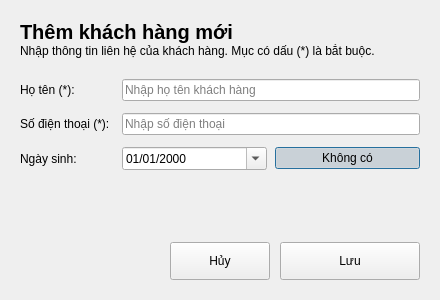
<?xml version="1.0" encoding="UTF-8"?>
<ui version="4.0">
 <class>CustomerFormDialog</class>
 <widget class="QDialog" name="CustomerFormDialog">
 <property name="styleSheet">
  <string notr="true">QDialog#CustomerFormDialog {
    background-color: #ffffff;
    color: #0f172a;
    font-family: &quot;Segoe UI&quot;, Arial, sans-serif;
}
QWidget {
    font-family: &quot;Segoe UI&quot;, Arial, sans-serif;
}
QLabel {
    background-color: transparent;
    border: none;
    color: #0f172a;
}

QLineEdit,
QComboBox,
QDateEdit,
QSpinBox,
QDoubleSpinBox {
    background-color: #ffffff;
    border: 1px solid #e2e8f0;
    border-radius: 8px;
    padding: 0px 12px;
    min-height: 38px;
    font-size: 13px;
    color: #0f172a;
    selection-background-color: #1d4ed8;
    selection-color: #ffffff;
}
QTextEdit {
    background-color: #ffffff;
    border: 1px solid #e2e8f0;
    border-radius: 8px;
    padding: 8px 10px;
    font-size: 13px;
    color: #0f172a;
    selection-background-color: #1d4ed8;
    selection-color: #ffffff;
}
QLineEdit:hover,
QComboBox:hover,
QDateEdit:hover,
QSpinBox:hover,
QDoubleSpinBox:hover,
QTextEdit:hover {
    border: 1px solid #cbd5e1;
}
QLineEdit:focus,
QComboBox:focus,
QDateEdit:focus,
QSpinBox:focus,
QDoubleSpinBox:focus,
QTextEdit:focus {
    border: 1px solid #1d4ed8;
}
QLineEdit:disabled,
QComboBox:disabled,
QDateEdit:disabled,
QSpinBox:disabled,
QDoubleSpinBox:disabled {
    background-color: #f8fafc;
    color: #94a3b8;
}
QComboBox::drop-down {
    subcontrol-origin: padding;
    subcontrol-position: center right;
    border: none;
    background-color: transparent;
    width: 26px;
}
QComboBox::down-arrow {
    image: url(assets/images/chevron-down.png);
    width: 10px;
    height: 10px;
}
QComboBox::down-arrow:on {
    image: url(assets/images/chevron-up.png);
}
QComboBox QAbstractItemView {
    background-color: #ffffff;
    border: 1px solid #e2e8f0;
    border-radius: 8px;
    padding: 4px;
    outline: none;
    selection-background-color: #eff6ff;
    selection-color: #1d4ed8;
}
QSpinBox::up-button,
QSpinBox::down-button,
QDoubleSpinBox::up-button,
QDoubleSpinBox::down-button,
QDateEdit::up-button,
QDateEdit::down-button {
    subcontrol-origin: border;
    width: 20px;
    border: none;
    background-color: transparent;
}
QSpinBox::up-button,
QDoubleSpinBox::up-button,
QDateEdit::up-button {
    subcontrol-position: top right;
}
QSpinBox::down-button,
QDoubleSpinBox::down-button,
QDateEdit::down-button {
    subcontrol-position: bottom right;
}
QSpinBox::up-button:hover,
QSpinBox::down-button:hover,
QDoubleSpinBox::up-button:hover,
QDoubleSpinBox::down-button:hover,
QDateEdit::up-button:hover,
QDateEdit::down-button:hover {
    background-color: #f1f5f9;
}
QSpinBox::up-arrow,
QDoubleSpinBox::up-arrow,
QDateEdit::up-arrow {
    image: url(assets/images/chevron-up.png);
    width: 9px;
    height: 9px;
}
QSpinBox::down-arrow,
QDoubleSpinBox::down-arrow,
QDateEdit::down-arrow {
    image: url(assets/images/chevron-down.png);
    width: 9px;
    height: 9px;
}
QCheckBox {
    background-color: transparent;
    color: #334155;
    font-size: 13px;
    font-weight: bold;
    spacing: 8px;
}
QCheckBox::indicator {
    width: 16px;
    height: 16px;
    border: 1px solid #cbd5e1;
    border-radius: 4px;
    background-color: #ffffff;
}
QCheckBox::indicator:hover {
    border: 1px solid #1d4ed8;
}
QCheckBox::indicator:checked {
    background-color: #1d4ed8;
    border: 1px solid #1d4ed8;
}

QPushButton {
    background-color: #ffffff;
    color: #64748b;
    border: 1px solid #e2e8f0;
    border-radius: 8px;
    padding: 0px 16px;
    min-height: 38px;
    font-size: 12px;
    font-weight: bold;
}
QPushButton:hover {
    background-color: #eff6ff;
    color: #1d4ed8;
    border: 1px solid #1d4ed8;
}
QPushButton:pressed {
    background-color: #dbeafe;
}
QPushButton:disabled {
    background-color: #f8fafc;
    color: #cbd5e1;
    border: 1px solid #e2e8f0;
}
QPushButton#RowActionButton {
    background-color: transparent;
    border: none;
    border-radius: 6px;
    padding: 0px;
    min-width: 28px;
    max-width: 28px;
    min-height: 28px;
    max-height: 28px;
}
QPushButton#RowActionButton:hover {
    background-color: #eff6ff;
}
QPushButton#RowActionButton:pressed {
    background-color: #dbeafe;
}

QTableWidget {
    background-color: transparent;
    border: none;
    gridline-color: #f1f5f9;
    font-size: 13px;
    color: #334155;
    outline: none;
}
QTableWidget::item {
    padding: 8px;
    border-bottom: 1px solid #f1f5f9;
}
QTableWidget::item:selected {
    background-color: #eff6ff;
    color: #1d4ed8;
}
QHeaderView {
    background-color: #f8fafc;
    border: none;
    border-bottom: 1px solid #e2e8f0;
}
QHeaderView::section {
    background-color: #f8fafc;
    color: #64748b;
    font-size: 11px;
    font-weight: 700;
    padding: 10px 8px;
    border: none;
    border-bottom: 1px solid #e2e8f0;
}
QTableCornerButton::section {
    background-color: #f8fafc;
    border: none;
}

QLabel[badge=&quot;info&quot;] {
    background-color: #dbeafe;
    color: #1d4ed8;
    border-radius: 6px;
    padding: 3px 10px;
    font-size: 11px;
    font-weight: 700;
}
QLabel[badge=&quot;success&quot;] {
    background-color: #d1fae5;
    color: #059669;
    border-radius: 6px;
    padding: 3px 10px;
    font-size: 11px;
    font-weight: 700;
}
QLabel[badge=&quot;warning&quot;] {
    background-color: #ffedd5;
    color: #ea580c;
    border-radius: 6px;
    padding: 3px 10px;
    font-size: 11px;
    font-weight: 700;
}
QLabel[badge=&quot;danger&quot;] {
    background-color: #fee2e2;
    color: #dc2626;
    border-radius: 6px;
    padding: 3px 10px;
    font-size: 11px;
    font-weight: 700;
}
QLabel[badge=&quot;neutral&quot;] {
    background-color: #e2e8f0;
    color: #64748b;
    border-radius: 6px;
    padding: 3px 10px;
    font-size: 11px;
    font-weight: 700;
}
QLabel[badge=&quot;violet&quot;] {
    background-color: #ede9fe;
    color: #6d28d9;
    border-radius: 6px;
    padding: 3px 10px;
    font-size: 11px;
    font-weight: 700;
}
QLabel[trend=&quot;up&quot;] {
    background-color: #ecfdf5;
    color: #059669;
    border-radius: 4px;
    padding: 2px 6px;
    font-size: 11px;
    font-weight: 700;
}
QLabel[trend=&quot;down&quot;] {
    background-color: #fef2f2;
    color: #dc2626;
    border-radius: 4px;
    padding: 2px 6px;
    font-size: 11px;
    font-weight: 700;
}
QLabel[trend=&quot;flat&quot;] {
    background-color: #f1f5f9;
    color: #64748b;
    border-radius: 4px;
    padding: 2px 6px;
    font-size: 11px;
    font-weight: 700;
}
QLabel[state=&quot;up&quot;] {
    color: #10b981;
    font-weight: bold;
}
QLabel[state=&quot;down&quot;] {
    color: #ef4444;
    font-weight: bold;
}
QLabel[state=&quot;flat&quot;] {
    color: #64748b;
    font-weight: bold;
}
QLabel[state=&quot;warning&quot;] {
    color: #eab308;
    font-weight: bold;
}
QLabel[state=&quot;safe&quot;] {
    color: #10b981;
}

QScrollArea {
    background-color: transparent;
    border: none;
}
QScrollArea &gt; QWidget &gt; QWidget {
    background-color: transparent;
}
QAbstractScrollArea::viewport {
    background-color: transparent;
}
QScrollBar:vertical {
    background-color: transparent;
    width: 10px;
    margin: 0px;
    border: none;
}
QScrollBar::handle:vertical {
    background-color: #cbd5e1;
    min-height: 35px;
    border-radius: 5px;
}
QScrollBar::handle:vertical:hover {
    background-color: #94a3b8;
}
QScrollBar::handle:vertical:pressed {
    background-color: #64748b;
}
QScrollBar::add-line:vertical,
QScrollBar::sub-line:vertical {
    height: 0px;
    width: 0px;
    background: transparent;
    border: none;
}
QScrollBar::up-arrow:vertical,
QScrollBar::down-arrow:vertical {
    width: 0px;
    height: 0px;
    background: transparent;
    border: none;
}
QScrollBar::add-page:vertical,
QScrollBar::sub-page:vertical {
    background: transparent;
}
QScrollBar:horizontal {
    background-color: transparent;
    height: 10px;
    margin: 0px;
    border: none;
}
QScrollBar::handle:horizontal {
    background-color: #cbd5e1;
    min-width: 35px;
    border-radius: 5px;
}
QScrollBar::handle:horizontal:hover {
    background-color: #94a3b8;
}
QScrollBar::handle:horizontal:pressed {
    background-color: #64748b;
}
QScrollBar::add-line:horizontal,
QScrollBar::sub-line:horizontal {
    width: 0px;
    height: 0px;
    background: transparent;
    border: none;
}
QScrollBar::left-arrow:horizontal,
QScrollBar::right-arrow:horizontal {
    width: 0px;
    height: 0px;
    background: transparent;
    border: none;
}
QScrollBar::add-page:horizontal,
QScrollBar::sub-page:horizontal {
    background: transparent;
}

QMenu {
    background-color: #ffffff;
    border: 1px solid #e2e8f0;
    border-radius: 8px;
    padding: 6px;
}
QMenu::item {
    background-color: transparent;
    color: #334155;
    border-radius: 6px;
    padding: 7px 18px;
    font-size: 13px;
}
QMenu::item:selected {
    background-color: #eff6ff;
    color: #1d4ed8;
}
QMenu::separator {
    height: 1px;
    background-color: #e2e8f0;
    margin: 6px 4px;
}

QLabel#lblHeaderTitle {
    color: #0f172a;
    padding: 0px;
    margin: 0px;
}

QLabel#lblHeaderSubtitle {
    color: #6b7280;
    font-size: 12px;
    font-weight: normal;
    margin-top: 4px;
}

QLabel#lblFieldName,
QLabel#lblFieldPhone,
QLabel#lblFieldDob {
    color: #64748b;
    font-size: 12px;
    font-weight: 600;
}

QPushButton#btnSave {
    background-color: #1d4ed8;
    color: #ffffff;
    border: none;
    border-radius: 8px;
    padding: 0px 20px;
    min-height: 38px;
    font-size: 13px;
    font-weight: 700;
}
QPushButton#btnSave:hover {
    background-color: #1e3a8a;
}
QPushButton#btnSave:pressed {
    background-color: #1e40af;
}
QPushButton#btnSave:disabled {
    background-color: #cbd5e1;
    color: #f8fafc;
}

QPushButton#chkNoDob {
    background-color: #ffffff;
    color: #64748b;
    border: 1px solid #e2e8f0;
    border-radius: 8px;
    padding: 0px 16px;
    min-height: 38px;
    font-size: 12px;
    font-weight: bold;
}
QPushButton#chkNoDob:hover {
    border: 1px solid #1d4ed8;
    color: #1d4ed8;
}
QPushButton#chkNoDob:checked {
    background-color: #eff6ff;
    border: 1px solid #1d4ed8;
    color: #1d4ed8;
}
</string>
 </property>
  <property name="geometry">
   <rect>
    <x>0</x>
    <y>0</y>
    <width>440</width>
    <height>300</height>
   </rect>
  </property>
  <property name="windowTitle">
   <string>Thông tin khách hàng</string>
  </property>
  <layout class="QVBoxLayout" name="rootLayout">
   <property name="spacing">
    <number>16</number>
   </property>
   <property name="leftMargin">
    <number>20</number>
   </property>
   <property name="topMargin">
    <number>20</number>
   </property>
   <property name="rightMargin">
    <number>20</number>
   </property>
   <property name="bottomMargin">
    <number>20</number>
   </property>
   <item>
    <layout class="QVBoxLayout" name="verticalLayout_header">
     <property name="spacing">
      <number>0</number>
     </property>
     <property name="bottomMargin">
      <number>5</number>
     </property>
     <item>
      <widget class="QLabel" name="lblHeaderTitle">
       <property name="font">
        <font>
         <pointsize>15</pointsize>
         <bold>true</bold>
        </font>
       </property>
       <property name="text">
        <string>Thêm khách hàng mới</string>
       </property>
      </widget>
     </item>
     <item>
      <widget class="QLabel" name="lblHeaderSubtitle">
       <property name="wordWrap">
        <bool>true</bool>
       </property>
       <property name="text">
        <string>Nhập thông tin liên hệ của khách hàng. Mục có dấu (*) là bắt buộc.</string>
       </property>
      </widget>
     </item>
    </layout>
   </item>
   <item>
    <layout class="QFormLayout" name="formLayout">
     <property name="labelAlignment">
      <set>Qt::AlignmentFlag::AlignLeading|Qt::AlignmentFlag::AlignLeft|Qt::AlignmentFlag::AlignVCenter</set>
     </property>
     <property name="spacing">
      <number>12</number>
     </property>
     <item row="0" column="0">
      <widget class="QLabel" name="lblFieldName">
       <property name="text">
        <string>Họ tên (*):</string>
       </property>
      </widget>
     </item>
     <item row="0" column="1">
      <widget class="QLineEdit" name="txtName">
       <property name="placeholderText">
        <string>Nhập họ tên khách hàng</string>
       </property>
      </widget>
     </item>
     <item row="1" column="0">
      <widget class="QLabel" name="lblFieldPhone">
       <property name="text">
        <string>Số điện thoại (*):</string>
       </property>
      </widget>
     </item>
     <item row="1" column="1">
      <widget class="QLineEdit" name="txtPhone">
       <property name="placeholderText">
        <string>Nhập số điện thoại</string>
       </property>
      </widget>
     </item>
     <item row="2" column="0">
      <widget class="QLabel" name="lblFieldDob">
       <property name="text">
        <string>Ngày sinh:</string>
       </property>
      </widget>
     </item>
     <item row="2" column="1">
      <layout class="QHBoxLayout" name="dobLayout">
       <property name="spacing">
        <number>8</number>
       </property>
       <item>
        <widget class="QDateEdit" name="dateDob">
         <property name="calendarPopup">
          <bool>true</bool>
         </property>
         <property name="displayFormat">
          <string>dd/MM/yyyy</string>
         </property>
        </widget>
       </item>
       <item>
        <widget class="QPushButton" name="chkNoDob">
         <property name="text">
          <string>Không có</string>
         </property>
         <property name="checkable">
          <bool>true</bool>
         </property>
         <property name="checked">
          <bool>true</bool>
         </property>
        </widget>
       </item>
      </layout>
     </item>
    </layout>
   </item>
   <item>
    <spacer name="verticalSpacer">
     <property name="orientation">
      <enum>Qt::Vertical</enum>
     </property>
     <property name="sizeHint" stdset="0">
      <size>
       <width>20</width>
       <height>0</height>
      </size>
     </property>
    </spacer>
   </item>
   <item>
    <layout class="QHBoxLayout" name="btnLayout">
     <property name="spacing">
      <number>10</number>
     </property>
     <item>
      <spacer name="horizontalSpacer">
       <property name="orientation">
        <enum>Qt::Horizontal</enum>
       </property>
       <property name="sizeHint" stdset="0">
        <size>
         <width>40</width>
         <height>20</height>
        </size>
       </property>
      </spacer>
     </item>
     <item>
      <widget class="QPushButton" name="btnCancel">
       <property name="minimumSize">
        <size>
         <width>100</width>
         <height>38</height>
        </size>
       </property>
       <property name="cursor">
        <cursorShape>PointingHandCursor</cursorShape>
       </property>
       <property name="text">
        <string>Hủy</string>
       </property>
      </widget>
     </item>
     <item>
      <widget class="QPushButton" name="btnSave">
       <property name="minimumSize">
        <size>
         <width>140</width>
         <height>38</height>
        </size>
       </property>
       <property name="cursor">
        <cursorShape>PointingHandCursor</cursorShape>
       </property>
       <property name="text">
        <string>Lưu</string>
       </property>
      </widget>
     </item>
    </layout>
   </item>
  </layout>
 </widget>
 <resources/>
 <connections/>
</ui>
